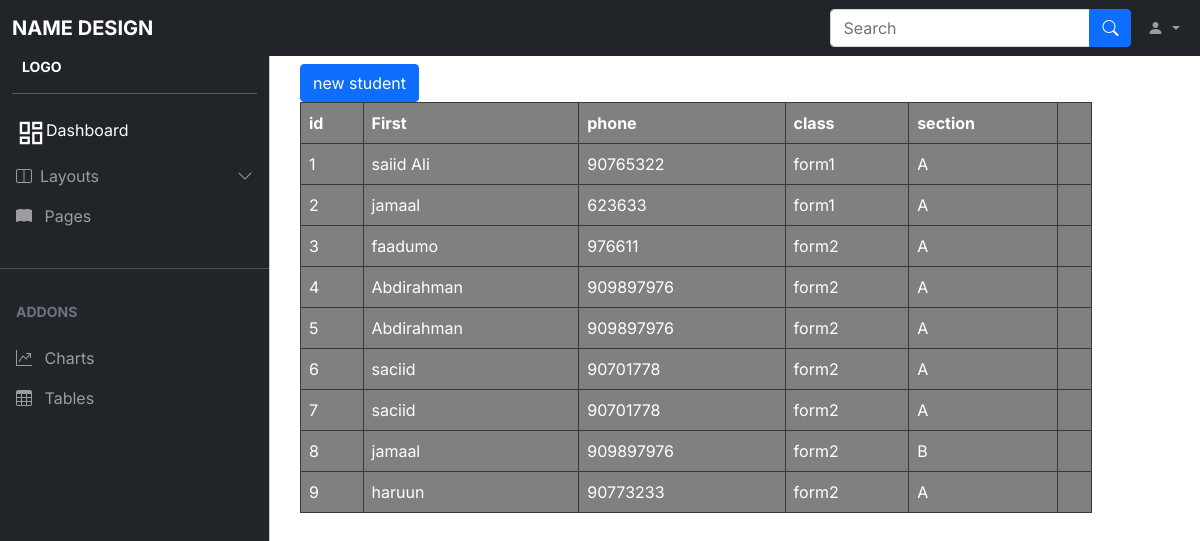
/view-attadence.php (signed in), run on the app's committed database.
### tables this page shows
CREATE TABLE `student` (
  `id` int NOT NULL,
  `firstname` varchar(254) DEFAULT NULL,
  `phone` int NOT NULL,
  `class` varchar(100) NOT NULL,
  `section` varchar(100) NOT NULL
);

### view-attadence.php (the view, shortened to what this page needs)
<!DOCTYPE html>
<html lang="en">
  <head>
    <link rel="stylesheet" href="css/bootstrap.min.css" />
    <link
      rel="stylesheet"
      href="https://cdn.jsdelivr.net/npm/bootstrap-icons@1.4.1/font/bootstrap-icons.css"
    />
    <link rel="stylesheet" href="css/dataTables.bootstrap5.min.css" />
    <link rel="stylesheet" href="css/style.css" />
  </head>
  <body>
    <nav class="navbar navbar-expand-lg navbar-dark bg-dark fixed-top">
      <div class="container-fluid">
        <a
          class="navbar-brand me-auto ms-lg-0 ms-3 text-uppercase fw-bold"
          href="#"
          >name Design</a
        >
        <div class="collapse navbar-collapse" id="topNavBar">
          <form class="d-flex ms-auto my-3 my-lg-0">
            <div class="input-group">
              <input
                class="form-control"
                type="search"
                placeholder="Search"
                aria-label="Search"
              />
              <button class="btn btn-primary" type="submit">
                <i class="bi bi-search"></i>
              </button>
            </div>
          </form>
          <ul class="navbar-nav">
            <li class="nav-item dropdown">
              <a
                class="nav-link dropdown-toggle ms-2"
                href="#"
                role="button"
                data-bs-toggle="dropdown"
                aria-expanded="false"
              >
                <i class="bi bi-person-fill"></i>
              </a>
            </li>
          </ul>
        </div>
      </div>
    </nav>
    <div
      class="offcanvas offcanvas-start sidebar-nav bg-dark"
      tabindex="-1"
      id="sidebar"
    >
      <div class="offcanvas-body p-0">
        <nav class="navbar-dark">
          <ul class="navbar-nav">
            <li>
              <div class="text-white small fw-bold text-uppercase" style="padding: 0px 12px;">
               <span style="padding: 10px;">logo</span>
               <hr>
              </div>
            </li>
            <li>
              <a href="#" class="nav-link px-3  active" style="display: flex;"  >
              <span class="material-symbols-outlined " style="font-size: 30px;">Dashboard</span>Dashboard
              </a>
            </li>
            <li>
              <a
                class="nav-link px-3 sidebar-link"
                data-bs-toggle="collapse"
                href="#layouts"
              >
                <span class="me-2" ><i class="bi bi-layout-split"></i></span>
                <span>Layouts</span>
                <span class="ms-auto">
                  <span class="right-icon">
                    <i class="bi bi-chevron-down"></i>
                  </span>
                </span>
              </a>
                  </li>
                </ul>
              </div>
            <li>
              <a href="#" class="nav-link px-3">
                <span class="me-2"><i class="bi bi-book-fill"></i></span>
                <span>Pages</span>
              </a>
            </li>
            <li class="my-4"><hr class="dropdown-divider bg-light" /></li>
            <li>
              <div class="text-muted small fw-bold text-uppercase px-3 mb-3">
                Addons
              </div>
            </li>
            <li>
              <a href="#" class="nav-link px-3">
                <span class="me-2"><i class="bi bi-graph-up"></i></span>
                <span>Charts</span>
              </a>
            </li>
            <li>
              <a href="#" class="nav-link px-3">
                <span class="me-2"><i class="bi bi-table"></i></span>
                <span>Tables</span>
              </a>
            </li>
      </div>
    <main class="mt-5 pt-3">
    <a href="add.php"><button type="button" class="btn btn-primary">new student</button></a>
   <table>
  <thead>
    <tr>
      <th scope="col">id</th>
      <th scope="col">First</th>
      <th scope="col">phone</th>
      <th scope="col">class</th>
      <th scope="col">section</th>
    </tr>
  </thead>
  <tbody>
      <?php
      require_once("conect.php");
      $result = mysqli_query($con,"SELECT * FROM  student");
    while($row = mysqli_fetch_array($result)){
      ?>
      <tr>
         <td><?php echo $row['id']?></td>
        <td><?php echo $row['firstname']?></td>
        <td><?php echo $row['phone']?></td>
        <td><?php echo $row['class']?></td>
        <td><?php echo $row['section']?></td>
        <td>
<?php
    }
?>
  </tbody>
   </table>
    </main>
  </body>
</html>

### css/style.css (style rules this page uses)
body, button { font-family: "Inter", sans-serif; }
:root { --offcanvas-width: 270px; --topNavbarHeight: 56px; }
.sidebar-nav { width: var(--offcanvas-width); }
.sidebar-link { display: flex; align-items: center; }
.sidebar-link .right-icon { display: inline-flex; }
@media (min-width: 992px) { body { overflow: auto !important; } }
@media (min-width: 992px) { main { margin-left: var(--offcanvas-width); } }
@media (min-width: 992px) { .sidebar-nav { -webkit-transform: none; transform: none; visibility: visible !important; height: calc(100% - var(--topNavbarHeight)); top: var(--topNavbarHeight); } }

### view-attadence.php (style rules this page uses)
table { background: gray; color: #fff; width: 88%; border: 1px solid #393939; }
th, td { border: 1px solid #393939; padding: 8px 8px; }
main { margin-left: 300px !important; }

### data on the page
student: id "1", firstname "saiid Ali", phone "90765322", class "form1", section "A"
student: id "2", firstname "jamaal", phone "623633", class "form1", section "A"
student: id "3", firstname "faadumo", phone "976611", class "form2", section "A"
student: id "4", firstname "Abdirahman", phone "909897976", class "form2", section "A"
student: id "5", firstname "Abdirahman", phone "909897976", class "form2", section "A"
student: id "6", firstname "saciid", phone "90701778", class "form2", section "A"
student: id "7", firstname "saciid", phone "90701778", class "form2", section "A"
student: id "8", firstname "jamaal", phone "909897976", class "form2", section "B"
student: id "9", firstname "haruun", phone "90773233", class "form2", section "A"
